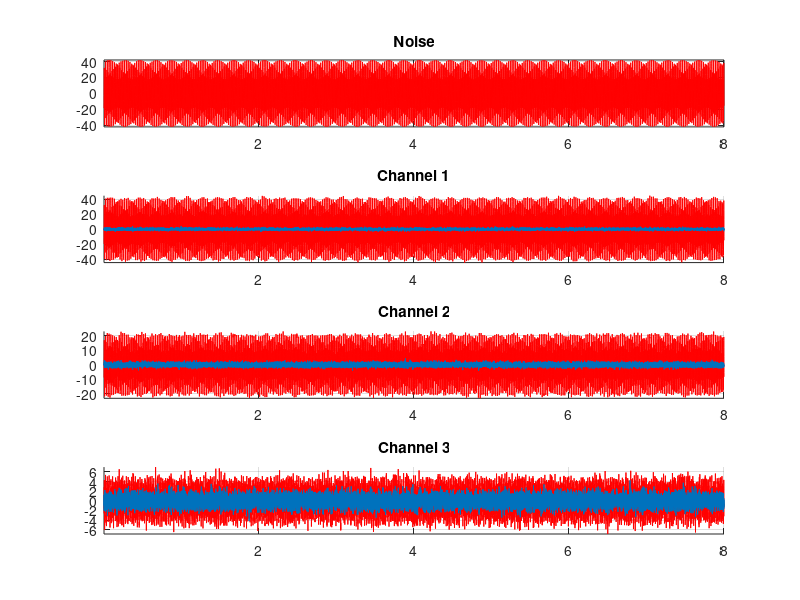

Write MATLAB code to recreate this figure. (Note: this script raises an error after producing the figure.)



clear all
close all
clc


%% Init simulation

L=16384;  % data length
SR=2048; % sampling rate 

time=(1:L)./SR;
f=[130 45]; % Noise frequencies
Asimul=30; % Noise amplitude 
LagSimul=round(rand(1)*100);

noise1=Asimul*sin((2*pi*f(1)).*(((1:L)+LagSimul)./SR));
noise2=0.4*Asimul*sin((2*pi*f(2)).*(((1:L)+LagSimul)./SR));
noise=noise1+noise2;

xo=randn(3,L);
x(1,:)=xo(1,:)+noise;
x(2,:)=xo(2,:)+0.5*noise;
x(3,:)=xo(3,:)+0.1*noise;

figure
subplot(411)
    plot(time,noise,'r');
    axis tight
    grid on
    title('Noise')

subplot(412)
    hold on
    plot(time,x(1,:),'r');
    plot(time,xo(1,:));
    hold off
    axis tight
    grid on
    title('Channel 1')
    
subplot(413)
    hold on
    plot(time,x(2,:),'r');
    plot(time,xo(2,:));
    hold off
    axis tight
    grid on
    title('Channel 2')
    
 subplot(414)
    hold on
    plot(time,x(3,:),'r');
    plot(time,xo(3,:));
    hold off
    axis tight
    grid on
    title('Channel 3')
    
    Fmin=0;
    Fmax=300;
    str_title='raw fft spectrum';
    DBSFILT_display_rawfftspectra(x,SR,Fmin,Fmax,str_title)
          
    [spikes, FFTlength, DATAlength]=DBSFILT_PrepareSpikesDetection(x,SR);
    type=1; % Hampel identifier only
    HampelL=2; % windows size for automatic spike detection (Hz) 
    HampelT=3; % Hampel threshold for automatic spike detection.
    
    FdbsL=130;  % not used - only for type 2
    FdbsR=45;   % not used - only for type 2
    nmax=5;     % not used - only for type 2
    eps=0.002;  % not used - only for type 2 
    
    
    [spikes, nb_spikes]=DBSFILT_SpikesDetection(spikes, type, HampelL, HampelT, FdbsL, FdbsR, nmax, eps);
    FlagSpikes=1;
    str_title='automatic detection of outlier frequencies';
    DBSFILT_display_rawfftspectraFAST(spikes,FlagSpikes,Fmin,Fmax,str_title)
    
    
    % filtering... using user determined matched filters. 
    iter=2;
    xfilt= MatchedFilter(f,x,SR,iter);
    
    % filtering... using automatically detected outlier frequencies.
    xfilt2=DBSFILT_SpikesRemoval(spikes, x, SR);
    
    
    
    error=xo-xfilt;
    error2=xo-xfilt2;

    str_title=sprintf('Matched filter - iter=%d - spectral error',iter);
    DBSFILT_display_rawfftspectra(error,SR,Fmin,Fmax,str_title)
    
    str_title=sprintf('Hampel filter - Windows Length = %d Hz - Threshold = %d - spectral error',HampelL,HampelT);
    DBSFILT_display_rawfftspectra(error2,SR,Fmin,Fmax,str_title)
    

figure
subplot(321)
    plot(time,error(1,:),'r');
    axis tight
    grid on
    title('Error channel 1')

subplot(323)
    plot(time,error(2,:),'r');
    axis tight
    grid on
    title('Error channel 2')
    
subplot(325)
    plot(time,error(3,:),'r');
    axis tight
    grid on
    title('Error channel 3')

subplot(322)
    plot(time,error2(1,:),'r');
    axis tight
    grid on
    title('Error2 channel 1')

subplot(324)
    plot(time,error2(2,:),'r');
    axis tight
    grid on
    title('Error2 channel 2')
    
subplot(326)
    plot(time,error2(3,:),'r');
    axis tight
    grid on
    title('Error2 channel 3')
    
    
xoB=reshape(xo,[],1);
xfiltB=reshape(xfilt,[],1);
xB=reshape(x,[],1);

xfilt2B=reshape(xfilt2,[],1);



SE=sum((xoB-xB).^2);
MSEnoise=100.*(SE/(sum(xoB.^2)));

SE=sum((xoB-xfiltB).^2);
MSEfilt=100.*(SE/(sum(xoB.^2)));

SE=sum((xoB-xfilt2B).^2);
MSEfilt2=100.*(SE/(sum(xoB.^2)));








